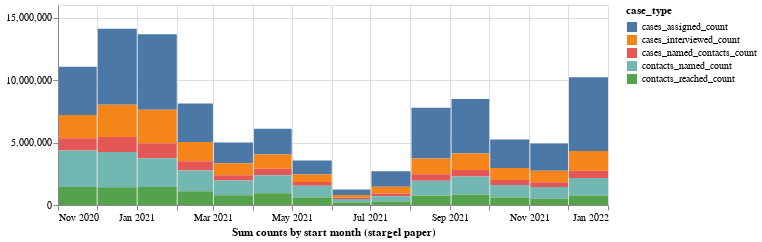

Source (notebook cell):
### Code cell
# The number of cases reported in the stargel paper.
# The number of cases interviewed (also stargel)
selection = alt.selection_point(fields=['case_type'], bind='legend')

long_df = df_stargel.melt(
    id_vars=['pm_start_date'],
    value_vars=['cases_assigned_count', 'cases_interviewed_count','cases_named_contacts_count','contacts_named_count', 'contacts_reached_count'],
    var_name='case_type',
    value_name='count'
)
comb = alt.Chart(long_df).mark_bar().encode(
    alt.X('yearmonth(pm_start_date):T', title='Sum counts by start month (stargel paper)'),
    alt.Y('sum(count):Q', title=None),
    alt.Color('case_type:N'),
    #xOffset='case_type:N'
).properties(
    width=550,
    height=200
).transform_filter(
    selection 
).add_params(
    selection
)

comb

### Figure 1 — Vega-Lite specification as saved in the notebook (floating-point values rounded to 4 significant figures)
{"config": {"view": {"continuousWidth": 300, "continuousHeight": 300}}, "data": {"name": "data-8ba51c5323411812d9ec7c0eb4e3a0d4"}, "mark": {"type": "bar"}, "encoding": {"color": {"field": "case_type", "type": "nominal"}, "x": {"field": "pm_start_date", "timeUnit": "yearmonth", "title": "Sum counts by start month (stargel paper)", "type": "temporal"}, "y": {"aggregate": "sum", "field": "count", "title": null, "type": "quantitative"}}, "height": 200, "params": [{"name": "param_64", "select": {"type": "point", "fields": ["case_type"]}, "bind": "legend"}], "transform": [{"filter": {"param": "param_64"}}], "width": 550, "$schema": "https://vega.github.io/schema/vega-lite/v5.20.1.json", "datasets": {"data-8ba51c5323411812d9ec7c0eb4e3a0d4": [{"pm_start_date": "2021-01-01", "case_type": "cases_assigned_count", "count": 6051000.0}, {"pm_start_date": "2021-10-01", "case_type": "cases_assigned_count", "count": 2266000.0}, {"pm_start_date": "2020-11-01", "case_type": "cases_assigned_count", "count": 3861000.0}, {"pm_start_date": "2021-11-01", "case_type": "cases_assigned_count", "count": 2164000.0}, {"pm_start_date": "2020-12-01", "case_type": "cases_assigned_count", "count": 6079000.0}, {"pm_start_date": "2021-12-01", "case_type": "cases_assigned_count", "count": 5897000.0}, {"pm_start_date": "2021-02-01", "case_type": "cases_assigned_count", "count": 3079000.0}, {"pm_start_date": "2021-03-01", "case_type": "cases_assigned_count", "count": 1662000.0}, {"pm_start_date": "2021-04-01", "case_type": "cases_assigned_count", "count": 2047000.0}, {"pm_start_date": "2021-05-01", "case_type": "cases_assigned_count", "count": 1108000.0}, {"pm_start_date": "2021-06-01", "case_type": "cases_assigned_count", "count": 444300.0}, {"pm_start_date": "2021-07-01", "case_type": "cases_assigned_count", "count": 1241000.0}, {"pm_start_date": "2021-08-01", "case_type": "cases_assigned_count", "count": 4046000.0}, {"pm_start_date": "2021-09-01", "case_type": "cases_assigned_count", "count": 4364000.0}, {"pm_start_date": "2021-01-01", "case_type": "cases_interviewed_count", "count": 2681000.0}, {"pm_start_date": "2021-10-01", "case_type": "cases_interviewed_count", "count": 964700.0}, {"pm_start_date": "2020-11-01", "case_type": "cases_interviewed_count", "count": 1859000.0}, {"pm_start_date": "2021-11-01", "case_type": "cases_interviewed_count", "count": 922600.0}, {"pm_start_date": "2020-12-01", "case_type": "cases_interviewed_count", "count": 2574000.0}, {"pm_start_date": "2021-12-01", "case_type": "cases_interviewed_count", "count": 1569000.0}, {"pm_start_date": "2021-02-01", "case_type": "cases_interviewed_count", "count": 1554000.0}, {"pm_start_date": "2021-03-01", "case_type": "cases_interviewed_count", "count": 948200.0}, {"pm_start_date": "2021-04-01", "case_type": "cases_interviewed_count", "count": 1138000.0}, {"pm_start_date": "2021-05-01", "case_type": "cases_interviewed_count", "count": 615700.0}, {"pm_start_date": "2021-06-01", "case_type": "cases_interviewed_count", "count": 217500.0}, {"pm_start_date": "2021-07-01", "case_type": "cases_interviewed_count", "count": 526300.0}, {"pm_start_date": "2021-08-01", "case_type": "cases_interviewed_count", "count": 1265000.0}, {"pm_start_date": "2021-09-01", "case_type": "cases_interviewed_count", "count": 1318000.0}, {"pm_start_date": "2021-01-01", "case_type": "cases_named_contacts_count", "count": 1189000.0}, {"pm_start_date": "2021-10-01", "case_type": "cases_named_contacts_count", "count": 393300.0}, {"pm_start_date": "2020-11-01", "case_type": "cases_named_contacts_count", "count": 971400.0}, {"pm_start_date": "2021-11-01", "case_type": "cases_named_contacts_count", "count": 383800.0}, {"pm_start_date": "2020-12-01", "case_type": "cases_named_contacts_count", "count": 1215000.0}, {"pm_start_date": "2021-12-01", "case_type": "cases_named_contacts_count", "count": 585400.0}, {"pm_start_date": "2021-02-01", "case_type": "cases_named_contacts_count", "count": 741600.0}, {"pm_start_date": "2021-03-01", "case_type": "cases_named_contacts_count", "count": 431300.0}, {"pm_start_date": "2021-04-01", "case_type": "cases_named_contacts_count", "count": 528000.0}, {"pm_start_date": "2021-05-01", "case_type": "cases_named_contacts_count", "count": 301500.0}, {"pm_start_date": "2021-06-01", "case_type": "cases_named_contacts_count", "count": 103600.0}, {"pm_start_date": "2021-07-01", "case_type": "cases_named_contacts_count", "count": 219100.0}, {"pm_start_date": "2021-08-01", "case_type": "cases_named_contacts_count", "count": 523600.0}, {"pm_start_date": "2021-09-01", "case_type": "cases_named_contacts_count", "count": 527800.0}, {"pm_start_date": "2021-01-01", "case_type": "contacts_named_count", "count": 2304000.0}, {"pm_start_date": "2021-10-01", "case_type": "contacts_named_count", "count": 1002000.0}, {"pm_start_date": "2020-11-01", "case_type": "contacts_named_count", "count": 2935000.0}, {"pm_start_date": "2021-11-01", "case_type": "contacts_named_count", "count": 944900.0}, {"pm_start_date": "2020-12-01", "case_type": "contacts_named_count", "count": 2816000.0}, {"pm_start_date": "2021-12-01", "case_type": "contacts_named_count", "count": 1407000.0}, {"pm_start_date": "2021-02-01", "case_type": "contacts_named_count", "count": 1654000.0}, {"pm_start_date": "2021-03-01", "case_type": "contacts_named_count", "count": 1169000.0}, {"pm_start_date": "2021-04-01", "case_type": "contacts_named_count", "count": 1439000.0}, {"pm_start_date": "2021-05-01", "case_type": "contacts_named_count", "count": 932600.0}, {"pm_start_date": "2021-06-01", "case_type": "contacts_named_count", "count": 271600.0}, {"pm_start_date": "2021-07-01", "case_type": "contacts_named_count", "count": 423400.0}, {"pm_start_date": "2021-08-01", "case_type": "contacts_named_count", "count": 1201000.0}, {"pm_start_date": "2021-09-01", "case_type": "contacts_named_count", "count": 1438000.0}, {"pm_start_date": "2021-01-01", "case_type": "contacts_reached_count", "count": 1438000.0}, {"pm_start_date": "2021-10-01", "case_type": "contacts_reached_count", "count": 605600.0}, {"pm_start_date": "2020-11-01", "case_type": "contacts_reached_count", "count": 1434000.0}, {"pm_start_date": "2021-11-01", "case_type": "contacts_reached_count", "count": 498200.0}, {"pm_start_date": "2020-12-01", "case_type": "contacts_reached_count", "count": 1417000.0}, {"pm_start_date": "2021-12-01", "case_type": "contacts_reached_count", "count": 754300.0}, {"pm_start_date": "2021-02-01", "case_type": "contacts_reached_count", "count": 1098000.0}, {"pm_start_date": "2021-03-01", "case_type": "contacts_reached_count", "count": 783600.0}, {"pm_start_date": "2021-04-01", "case_type": "contacts_reached_count", "count": 940900.0}, {"pm_start_date": "2021-05-01", "case_type": "contacts_reached_count", "count": 597900.0}, {"pm_start_date": "2021-06-01", "case_type": "contacts_reached_count", "count": 206200.0}, {"pm_start_date": "2021-07-01", "case_type": "contacts_reached_count", "count": 285000.0}, {"pm_start_date": "2021-08-01", "case_type": "contacts_reached_count", "count": 735400.0}, {"pm_start_date": "2021-09-01", "case_type": "contacts_reached_count", "count": 838400.0}]}}
